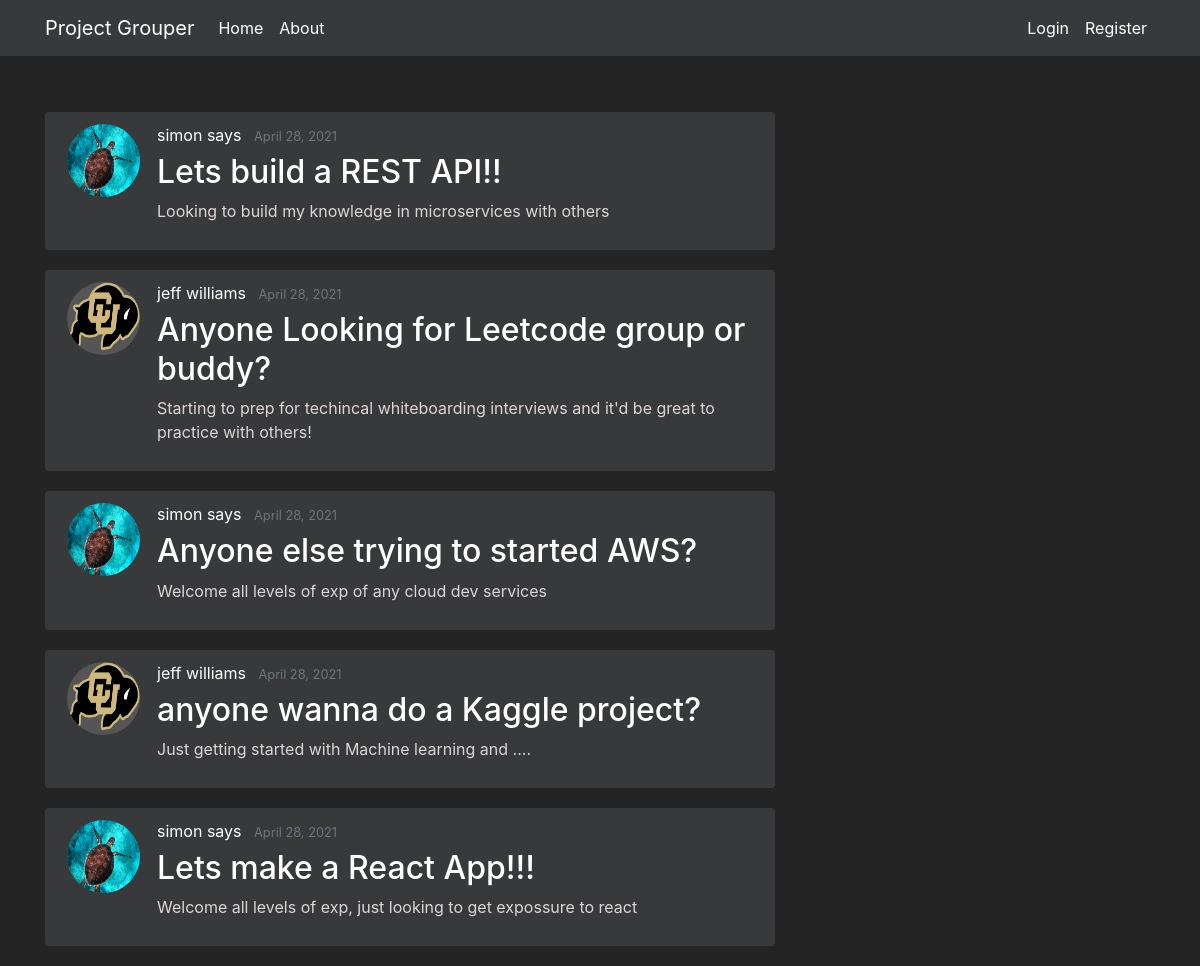
Page /home on the earlier database version.
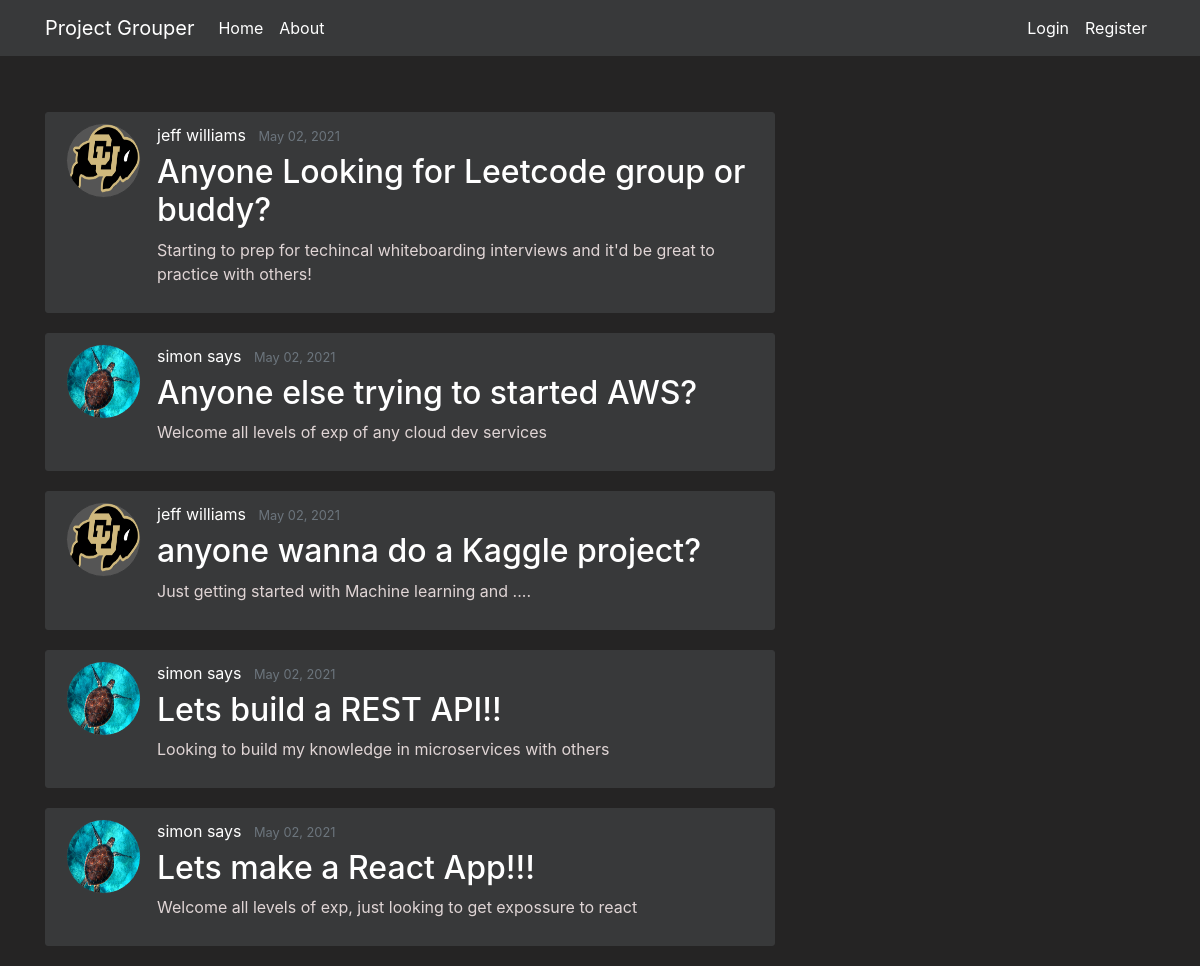
Same page on the later database version.
### flaskapp/models.py (models this page shows, shortened)
class Projects(db.Model):
    __tablename__ = 'project'
    id = db.Column(db.Integer, primary_key=True, nullable=False)
    name = db.Column(db.String(250), unique=True, nullable=False)
    desc = db.Column(db.String(500), unique=False, nullable=False)
    creation_timestamp = db.Column(db.DateTime, nullable=False, default=datetime.utcnow)
    start_date = db.Column(db.DateTime, nullable=True, default=datetime.utcnow)
    target_end_date = db.Column(db.DateTime, nullable=True, default=datetime.utcnow)
    owner_id = db.Column(db.Integer, db.ForeignKey('user.id'), nullable=False, default=1)
    owner = db.relationship("Users", foreign_keys=owner_id, backref="owned_projects", uselist=False)
    members = db.relationship('Users', secondary=UserProjects, lazy='subquery', backref="get_projects")
    languages = db.relationship('Languages', secondary=ProjectLanguages, lazy='subquery', backref="get_projects")
    careers = db.relationship('Careers', secondary=ProjectCareers, lazy='subquery', backref="get_projects")

class Users(db.Model, UserMixin):
    __tablename__ = 'user'
    id = db.Column(db.Integer, primary_key=True, nullable=False)
    first_name = db.Column(db.String(20), nullable=False)
    last_name = db.Column(db.String(20), nullable=False)
    email = db.Column(db.String(50), unique=True, nullable=False)
    password = db.Column(db.String(20), nullable=False)
    profile_image = db.Column(db.String(20), nullable=False, default="Portrait_Placeholder.png")
    date_joined = db.Column(db.DateTime, nullable=False, default=datetime.utcnow)
    is_moderator = db.Column(db.Boolean, default=False, nullable=False)
    languages = db.relationship('Languages', secondary=UserLanguages, lazy='subquery', backref="get_users")
    careers = db.relationship('Careers', secondary=UserCareers, lazy='subquery', backref="get_users")

### flaskapp/main/routes.py (the view)
@main.route('/')
@main.route('/home')
def home():
    projects = Projects.query.all()
    projects = sorted(projects, key=lambda x: x.creation_timestamp, reverse=True)
    for project in projects:
        print(project.creation_timestamp)
    return render_template('home.html', projects=projects)

### flaskapp/templates/home.html
{% extends "layout.html" %}
{% block content %}
    {% for project in projects %}
        <article class="media content-section">
            <img class="rounded-circle article-img" src="{{ url_for('static', filename='profile_pics/' + project.owner.profile_image) }}">
            <div class="media-body">
                <div class="article-metadata">
                    <a class="mr-2" href="#">{{ project.owner.first_name }} {{ project.owner.last_name }}</a>
                    <small class="text-muted">{{ project.creation_timestamp.strftime('%B %d, %Y') }}</small>
                </div>
                <h2><a class="article-title" href="{{ url_for('projects.project', project_id=project.id) }}">{{ project.name }}</a></h2>
                <p class="article-content">{{ project.desc }}</p>
            </div>
            </article>
    {% endfor %}
{% endblock content %}

### flaskapp/templates/layout.html (shortened to what this page needs)
<!DOCTYPE html>
<html lang="en">
<head>
    <link rel="stylesheet" href="https://maxcdn.bootstrapcdn.com/bootstrap/4.0.0/css/bootstrap.min.css">
    <link rel="stylesheet" type="text/css" href="{{ url_for('static', filename='/main.css') }}">
</head>
<body>
    <header class="site-header">
        <nav class="navbar navbar-expand-md navbar-dark bg-steel fixed-top">
            <div class="container">
                <a class="navbar-brand" href="/"> Project Grouper </a>
                <div class="collapse navbar-collapse" id="navbarToggle">
                    <div class="navbar-nav mr-auto">
                        <a class="nav-item nav-link" href="{{ url_for('main.home') }}">Home</a>
                        <a class="nav-item nav-link" href="{{ url_for('main.about') }}">About</a>
                    </div>
                    <div class="navbar-nav">
                        {% if current_user.is_authenticated %}
                            <a class="btn btn-primary btn-sml" href="{{ url_for('projects.new_project') }}">Create Project</a>
                            <li class="nav-item dropdown">
                                <a class="nav-link dropdown-toggle" href="#" id="navbarDropdownMenuLink" role="button" data-toggle="dropdown" aria-haspopup="true" aria-expanded="false">
                                    <img src="{{ url_for('static', filename='profile_pics/' + current_user.profile_image) }}" width="30" height="30" class="rounded-circle">
                                </a>
                                <div class="dropdown-menu" aria-labelledby="navbarDropdownMenuLink">
                                    <a class="dropdown-item" href="{{ url_for('users.account') }}">Account</a>
                                    <a class="dropdown-item" href="{{ url_for('users.logout') }}">Logout</a>
                                </div>
                        {% else %}
                            <a class="nav-item nav-link" href="{{ url_for('users.login') }}">Login</a>
                            <a class="nav-item nav-link" href="{{ url_for('users.register') }}">Register</a>
                        {% endif %}
                    </div>
                </div>
            </div>
        </nav>
    </header>
    <main role="main" class="container">
      <div class="row">
        <div class="col-md-8">
          {% block content %}
          {% endblock %}
        </div>
      </div>
    </main>
</body>
</html>

### flaskapp/static/main.css (style rules this page uses)
body { background: #252424; color: #e0d5d5; margin-top: 7rem; }
h1, h2, h3, h4, h5, h6 { color: #ffffff; }
.mr-2 { color: #ffffff; }
.bg-steel { background-color: #38393a; }
.site-header .navbar-nav .nav-link { color: #ffffff; }
.content-section { background: #38393a; padding: 10px 20px; border: 1px solid #38393a; border-radius: 3px; margin-bottom: 20px; }
.article-title { color: #ffffff; }
.article-content { white-space: pre-line; }
.article-img { height: 75px; width: 75px; margin-right: 16px; border: 1px solid #38393a; background:#555555; }
.article-metadata { padding-bottom: 1px; margin-bottom: 4px; border-bottom: 1px solid #38393a; }

Differences in the rows shown:
changed Projects "Anyone Looking for Leetcode group or buddy?": creation_timestamp "April 28, 2021" → "May 02, 2021"
changed Projects "Anyone else trying to started AWS?": creation_timestamp "April 28, 2021" → "May 02, 2021"
changed Projects "anyone wanna do a Kaggle project?": creation_timestamp "April 28, 2021" → "May 02, 2021"
changed Projects "Lets build a REST API!!": creation_timestamp "April 28, 2021" → "May 02, 2021"; moves down the list
changed Projects "Lets make a React App!!!": creation_timestamp "April 28, 2021" → "May 02, 2021"
